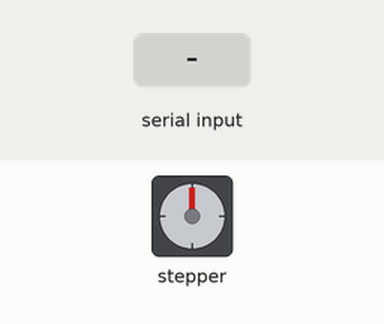
Bench run of a sketch on a simulated Arduino Uno, built with avr-gcc and run on an emulated ATmega328P. Shown: stepper motor. The inputs (shaded band) are chosen by the test bench. Stepper angles assume 200 steps per turn.

Above: at 1.2 s.
1.3 s: "1,90,45\n" received over Serial
At 3.25 s:
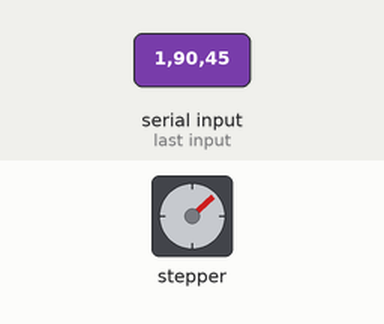
At 3.88 s:
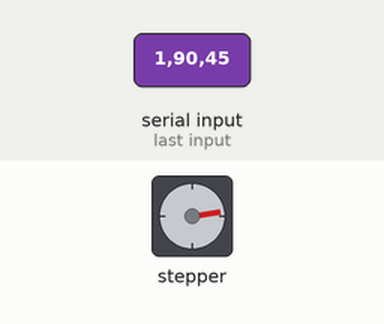
4.3 s: "1,90,45\n" received over Serial
At 9.6 s:
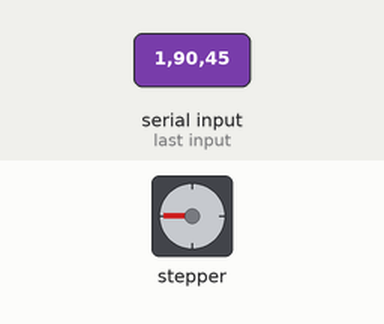
Timing chart, 0 to 11.1 s (numbered marks = the images above; inputs shaded):
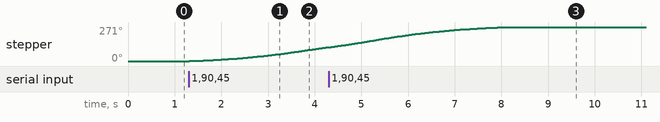

The sketch:

2steppers_stepstick.ino
```cpp
// Control 2 stepper motors from Max
// - - - - - - -
// both motors can be handle different speeds & directions

// the AccelStepper lib. improves on the standard Arduino Stepper lib. with:
// acceleration, multiple simultaneous steppers, no delays, ...
// https://www.airspayce.com/mikem/arduino/AccelStepper/
#include <AccelStepper.h>
#define M1_DIR_PIN 2
#define M1_STEP_PIN 3
#define M2_DIR_PIN 5
#define M2_STEP_PIN 6

// Motor shield has two motor ports, now we'll wrap them in an AccelStepper object
AccelStepper stepper1(1, M1_STEP_PIN, M1_DIR_PIN);
AccelStepper stepper2(1, M2_STEP_PIN, M2_DIR_PIN);

void setup() {
  //being serial communication
  Serial.begin(9600);
  // Sets the maximum permitted speed, default is 1step/s
  stepper1.setMaxSpeed(3200.0);
  // sets the acceleration/deceleration rate
  // desired acceleration in steps per second per second
  // thus the lower the number the shorter the acceleration
  stepper1.setAcceleration(100.0);
  stepper2.setMaxSpeed(3200.0);
  stepper2.setAcceleration(100.0);
}
void loop() {
  // if there's any serial available, read it:
  while (Serial.available() > 0) {
    // look for the next valid integer in the incoming serial stream:
    int mtr = Serial.parseInt();
    int stps = Serial.parseInt();
    int spd = Serial.parseInt();
    // look for the newline. That's the end of your sentence:
    if (Serial.read() == '\n') {
      if (mtr == 1) {
        rotate1(stps, spd);
      } else if (mtr == 2) {
        rotate2(stps, spd);
      } else if (mtr == 0) {
        handbrake();
      }
    }
  }

// Poll the motor and step it if a step is due
stepper1.run();
stepper2.run();
}

void rotate1(int steps, int spd) {
  // the acceleration & deceleration is relative to the speed
  stepper1.setAcceleration(spd / 4.);
  stepper1.setMaxSpeed(spd);
  // Set the target position relative to the current position
  stepper1.move(steps);
}
void rotate2(int steps, int spd) {
  stepper2.setAcceleration(spd / 4.);
  stepper2.setMaxSpeed(spd);
  stepper2.move(steps);
}

void handbrake() {
  // Stop as fast as possible
  stepper1.stop();
  stepper2.stop();
}
```

Measured:
- after the input at 1.3 s, stepper: keeps turning clockwise at about 37°/s, starting at once
